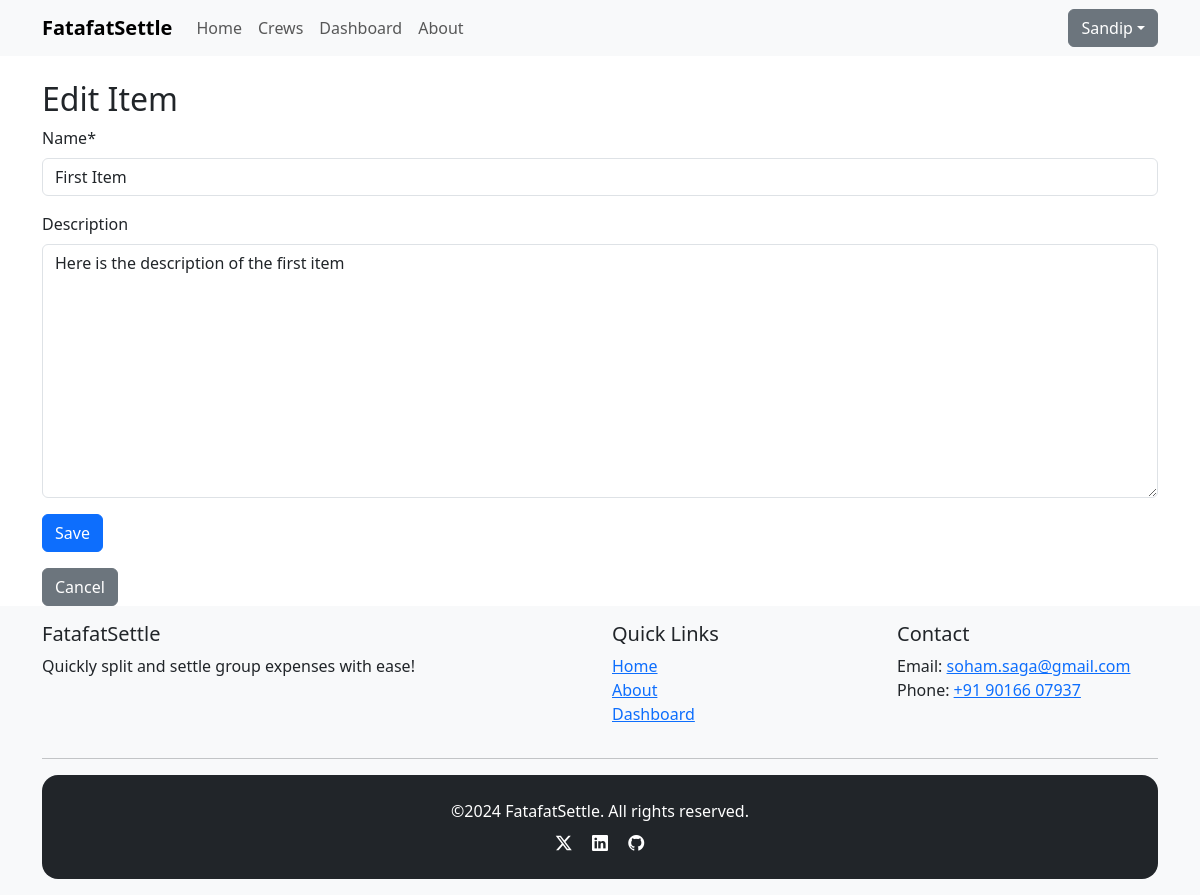
The page /demo/items/1/edit/ (signed in) on the database its author committed.
### apps/accounts/models.py (models this page shows, shortened)
class CustomUser(AbstractBaseUser, PermissionsMixin):
    email = models.EmailField(unique=True)
    name = models.CharField(max_length=255)
    is_active = models.BooleanField(default=True)
    is_staff = models.BooleanField(default=False)
    date_joined = models.DateTimeField(default=timezone.now)
    coins = models.PositiveIntegerField(default=0)
    objects = CustomUserManager()
    USERNAME_FIELD = 'email'
    REQUIRED_FIELDS = ['name']

### apps/demo/models.py (models this page shows, shortened)
class Item(models.Model):
    name = models.CharField(max_length=100)
    description = models.TextField(blank=True)
    created_at = models.DateTimeField(auto_now_add=True)
    updated_at = models.DateTimeField(auto_now=True)
    owner = models.ForeignKey(User, on_delete=models.CASCADE)

### apps/demo/views.py (the view)
# urls.py: path('items/<int:pk>/edit/', views.item_update, name='item_update'),
@login_required
def item_update(request, pk):
    item = get_object_or_404(Item, pk=pk, owner=request.user)
    if request.method == 'POST':
        form = ItemForm(request.POST, instance=item)
        if form.is_valid():
            form.save()
            return redirect('demo:item_detail', pk=item.pk)
    else:
        form = ItemForm(instance=item)
    return render(request, 'demo/item_form.html', {'form': form})

### apps/demo/forms.py
class ItemForm(forms.ModelForm):
    class Meta:
        model = Item
        fields = ['name', 'description']
    def __init__(self, *args, **kwargs):
        super().__init__(*args, **kwargs)
        self.helper = FormHelper()
        self.helper.form_method = 'post'
        self.helper.add_input(Submit('submit', 'Save'))

### apps/demo/templates/demo/item_form.html
{% extends 'base.html' %}
{% load crispy_forms_tags %}
{% block content %}
<h2>{% if form.instance.pk %}Edit Item{% else %}Create New Item{% endif %}</h2>
{% crispy form %}
<a href="{% url 'demo:item_list' %}" class="btn btn-secondary">Cancel</a>
{% endblock %}

### templates/navbar.html (shortened to what this page needs)
<nav class="navbar navbar-expand-lg navbar-light bg-light">
  <div class="container">
    <a class="navbar-brand fw-bold" href="{% url 'core:home' %}">FatafatSettle</a>
    <div class="collapse navbar-collapse" id="navbarNav">
      <ul class="navbar-nav me-auto">
        <li class="nav-item">
          <a class="nav-link" href="{% url 'core:home' %}">Home</a>
        </li>
        {% if user.is_authenticated %}
          <li class="nav-item">
            <a class="nav-link" href="{% url 'core:list_crew' %}">Crews</a>
          </li>
          <li class="nav-item">
            <a class="nav-link" href="{% url 'core:dashboard' %}">Dashboard</a>
          </li>
        {% endif %}
        <li class="nav-item">
          <a class="nav-link" href="{% url 'core:about' %}">About</a>
        </li>
      </ul>
      <ul class="navbar-nav">
        {% if user.is_authenticated %}
          <div class="dropdown">
            <button class="btn btn-secondary dropdown-toggle" type="button" data-bs-toggle="dropdown" aria-expanded="false">{{ user.name }}</button>
          </div>
        {% endif %}
      </ul>
    </div>
  </div>
</nav>

### static/css/custom.css (style rules this page uses)
body { display: flex; flex-direction: column; min-height: 100vh; }

### rows shown on the page
CustomUser: name "Sandip"
Item: name "First Item", description "Here is the description of the first item"
